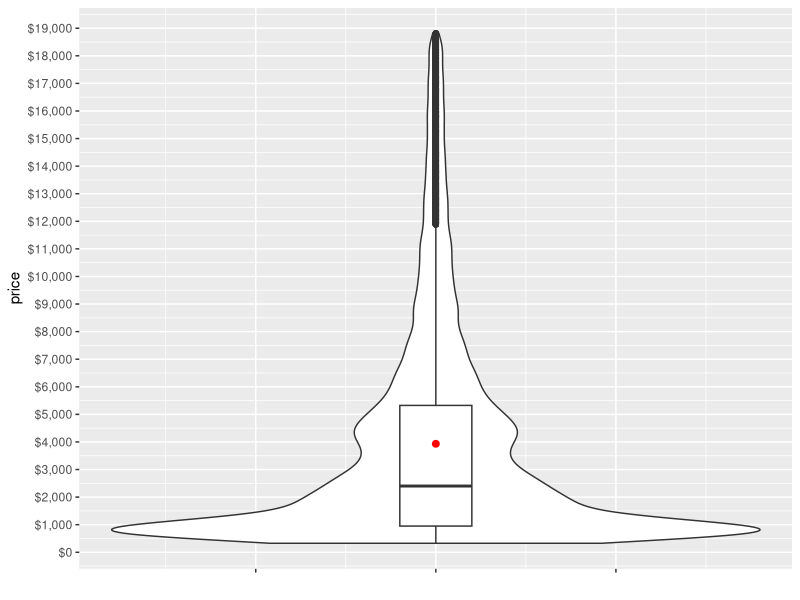
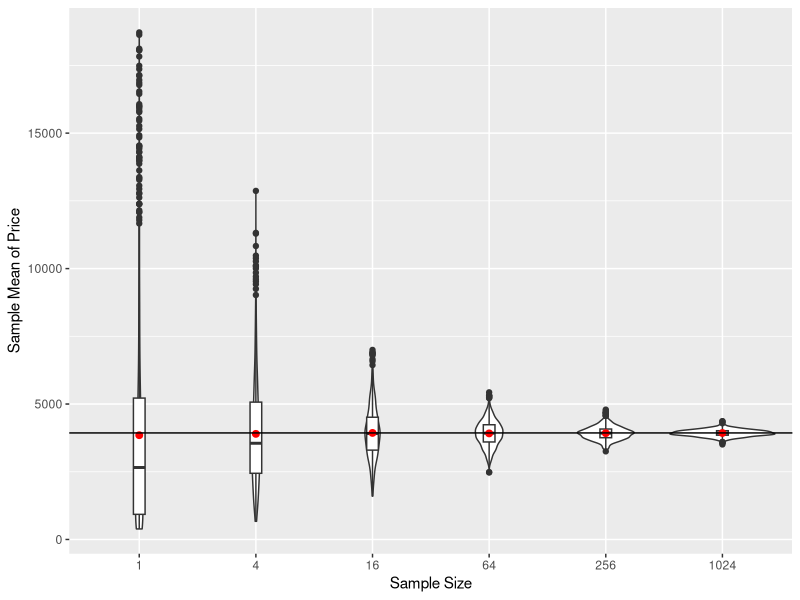
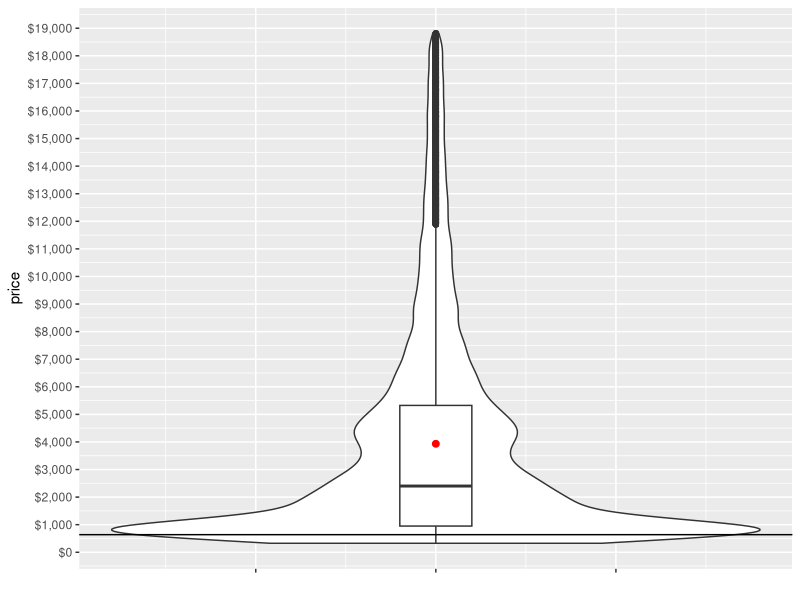
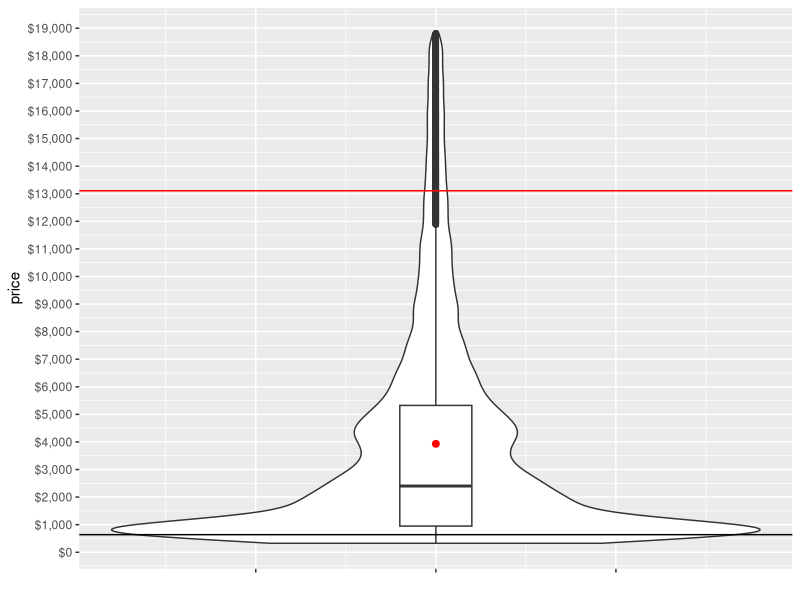

Write R code to recreate these figures, in order.
## ---- chunk 1
require(ggplot2)
require(scales)
require(reshape2)
require(lubridate)
data(diamonds)
## ---- chunk 2
ggplot(diamonds, aes(x=0, y=price)) + geom_violin() + geom_boxplot(width=0.1) + xlab("") + theme(axis.text.x=element_blank()) + stat_summary(fun.y=mean, geom="point", size=2, color="red") + scale_y_continuous(labels = dollar, breaks = seq(0, 20000, 1000))
## ---- chunk 3
sample.size <- 4
set.seed(1)
S4.1 <- sample(diamonds$price, sample.size)
S4.1
## ---- chunk 4
diamonds.price.sample.of.n <- function(sample.size) {
  return(sample(diamonds$price, sample.size))
}

m.statistics.of.n <- function(statistic,number.of.samples,sample.size) {
  stats <- c()
  for (k in 1:number.of.samples) {
    stats <- c(stats, statistic(diamonds.price.sample.of.n(sample.size)))
  }
  return(stats)
}

set.seed(2)
m <- 1000
stats <- cbind()
labels <- cbind()
levels <- c(1,4,16,64,256,1024)
for (i in c(1,4,16,64,256,1024)) {
  new.stats <- cbind(m.statistics.of.n(statistic=mean, number.of.samples=m, sample.size=i))
  new.labels <- cbind(rep(as.character(i), m))
  stats <- rbind(stats, new.stats)
  labels <- rbind(labels, new.labels)
}
df <- data.frame(stats,labels)
df$labels <- factor(df$labels,levels=as.character(levels))
ggplot(df, aes(x=labels, y=stats)) + geom_violin() + geom_boxplot(width=0.1) + xlab("Sample Size") + ylab("Sample Mean of Price") + stat_summary(fun.y=mean, geom="point", size=2, color="red") + geom_hline(yintercept=mean(diamonds$price))
## ---- chunk 5
ggplot(diamonds, aes(x=0, y=price)) + geom_violin() + geom_boxplot(width=0.1) + xlab("") + theme(axis.text.x=element_blank()) + stat_summary(fun.y=mean, geom="point", size=2, color="red") + scale_y_continuous(labels = dollar, breaks = seq(0, 20000, 1000)) + geom_hline(yintercept=S4.1[1])
## ---- chunk 6
critical.value <- quantile(diamonds$price, probs=0.95)
names(critical.value) <- NULL
## ---- chunk 7
ggplot(diamonds, aes(x=0, y=price)) + geom_violin() + geom_boxplot(width=0.1) + xlab("") + theme(axis.text.x=element_blank()) + stat_summary(fun.y=mean, geom="point", size=2, color="red") + scale_y_continuous(labels = dollar, breaks = seq(0, 20000, 1000)) + geom_hline(yintercept=S4.1[1])+geom_hline(yintercept=critical.value, color='red')
